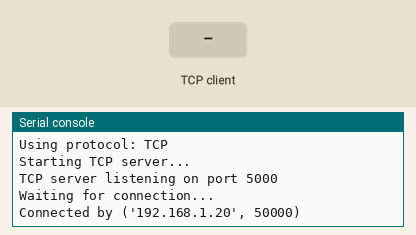
Recording of a program running on a simulated MicroPython board. On the bench: the last lines printed to the serial console. The test bench sets the inputs (shaded band). WiFi joins after 1.5 s; one TCP client connects 1 s after the port opens and stays connected.

Above: at 3.2 s.
3.3 s: the TCP client sends "TCP"
At 4.0 s:
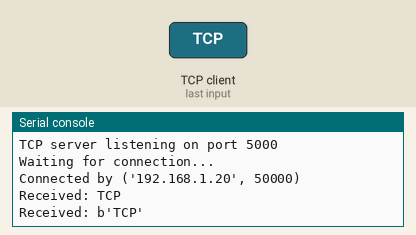
4.8 s: the TCP client sends "UDP"
At 6.3 s:
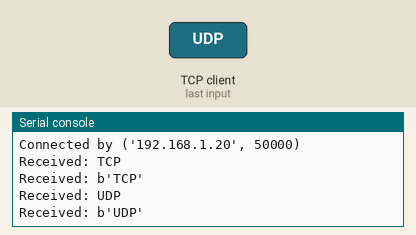

Measured:
- after the input at 3.3 s, the serial console: prints a new line at once (image 1)
- after the input at 4.8 s, the serial console: prints a new line at once (image 2)

The program:

wifi_test.py
```python
import usocket as socket
import network
import time


SSID = ""
PASSWORD = ""

PORT = 5000
PROTOCOL = "UDP"  # 或 "TCP"
PROTOCOL = "TCP"  # 或 "TCP"

def connect_wifi():
    """連接到 WiFi"""
    wlan = network.WLAN(network.STA_IF)
    wlan.active(True)

    if not wlan.isconnected():
        print(f"Connecting to {SSID}...")
        wlan.connect(SSID, PASSWORD)

        # 等待連接
        for i in range(10):
            if wlan.isconnected():
                break
            print(f"等待... {i+1}/10")
            time.sleep(1)

    if wlan.isconnected():
        ip = wlan.ifconfig()[0]
        print(f"Connected! IP: {ip}")
        return ip
    else:
        print("Connection failed")
        return None

def handle_tcp():
    """處理 TCP 連接"""
    print("Starting TCP server...")

    s = socket.socket(socket.AF_INET, socket.SOCK_STREAM)
    s.bind(('0.0.0.0', PORT))
    s.listen(1)

    print(f"TCP server listening on port {PORT}")

    try:
        while True:
            print("Waiting for connection...")
            conn, addr = s.accept()
            print(f"Connected by {addr}")

            try:
                while True:
                    data = conn.recv(1024)
                    if not data:
                        break

                    try:
                        msg = data.decode('utf-8')
                    except:
                        msg = str(data)

                    print(f"Received: {msg}")
                    print(f"Received: {data}")

                    # 回傳確認
                    conn.send(f"ACK: {msg}".encode())

            except Exception as e:
                print(f"Error: {e}")
            finally:
                conn.close()
                print("Connection closed")

    except KeyboardInterrupt:
        print("Server stopped")
    finally:
        s.close()

def handle_udp():
    """處理 UDP 連接"""
    print("Starting UDP server...")

    s = socket.socket(socket.AF_INET, socket.SOCK_DGRAM)
    s.bind(('0.0.0.0', PORT))

    print(f"UDP server listening on port {PORT}")

    try:
        while True:
            try:
                data, addr = s.recvfrom(1024)

                try:
                    msg = data.decode('utf-8')
                except:
                    msg = str(data)

                print(f"From {addr}: {msg}")

                # 回傳確認
                s.sendto(f"ACK: {msg}".encode(), addr)

            except Exception as e:
                print(f"Error: {e}")
                time.sleep(0.1)

    except KeyboardInterrupt:
        print("Server stopped")
    finally:
        s.close()

def main():
    """主程序"""
    print("MicroPython Socket Receiver")
    print("=" * 30)

    ip = connect_wifi()
    if not ip:
        return

    print(f"Using protocol: {PROTOCOL}")

    if PROTOCOL.upper() == "TCP":
        handle_tcp()
    elif PROTOCOL.upper() == "UDP":
        handle_udp()
    else:
        print("Invalid protocol")

if __name__ == "__main__":
    main()
```
